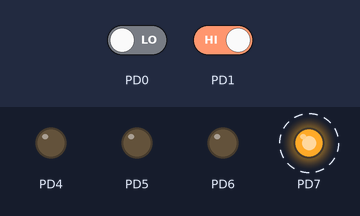
Recording of a program running on a simulated ATmega128, built with avr-gcc and emulated at 8 MHz. Shown: output pins drawn as LEDs (lit = HIGH). Dashed ring = blinking. Inputs (shaded band) come from the test bench; at power-on: PD0 LOW, PD1 HIGH.

Above: at 1.2 s.
1.3 s: PD0 driven HIGH
At 2.25 s:
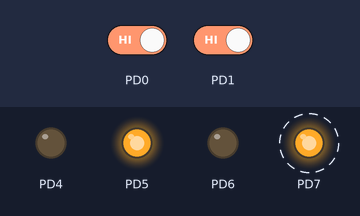
4.3 s: PD1 driven LOW
At 4.9 s:
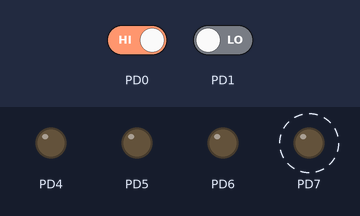
Timing chart, 0 to 13.3 s (numbered marks = the images above; inputs shaded):
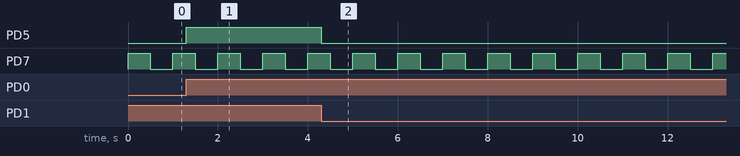

Measured:
- after the input at 1.3 s, PD5: LOW → HIGH at once
- after the input at 4.3 s, PD5: HIGH → LOW at once
- by itself, PD7: alternates HIGH for 0.50 s and LOW for 0.50 s

The program:

main.c
```c
#define F_CPU 8000000UL
#include <avr/io.h>
#include <util/delay.h>
#include <avr/interrupt.h>


void setup() {
	DDRD = 0xF0;

	EICRA |= 0x0B; // INT1 falling edge, INT0 rising edge
	EIMSK |= 0x03; // Enable INT1 & INT0

	sei(); // Enable global interrupt
}

int main(void)
{
	setup();

	while (1)
	{
		PORTD ^= (1<<7);
		_delay_ms(500);
	}
}

ISR( INT0_vect ) {
	PORTD |= (1<<5);
}

ISR( INT1_vect ) {
	PORTD &= ~(1<<5);
}
```
